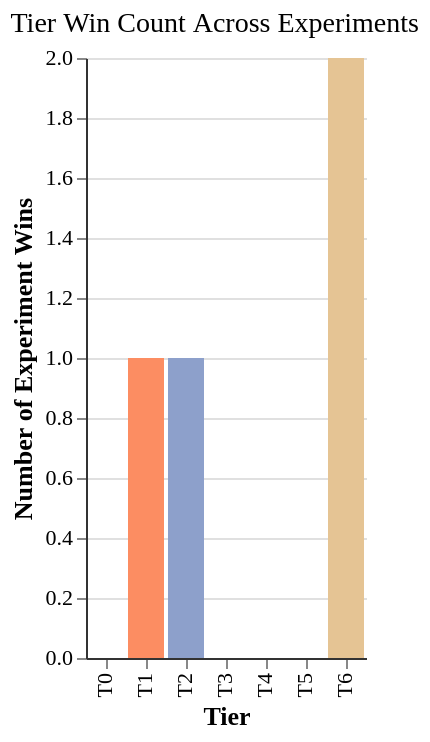

Vega-Lite specification stored for this chart:
### Vega-Lite specification from a JSON file in a GitHub repository (floating-point values rounded to 4 significant figures)
{"config": {"font": "serif", "axis": {"labelFontSize": 11, "titleFontSize": 13, "gridColor": "#e0e0e0", "domainColor": "#333333"}, "legend": {"labelFontSize": 11, "titleFontSize": 12}, "title": {"fontSize": 14, "anchor": "start", "fontWeight": "normal"}, "view": {"stroke": null, "continuousWidth": 400, "continuousHeight": 300}, "mark": {"tooltip": true}}, "data": {"name": "data-7551ba30627567b153d010533b1a844a"}, "mark": {"type": "bar"}, "encoding": {"color": {"field": "tier", "legend": null, "scale": {"domain": ["T0", "T1", "T2", "T3", "T4", "T5", "T6"], "range": ["#66c2a5", "#fc8d62", "#8da0cb", "#e78ac3", "#a6d854", "#ffd92f", "#e5c494"]}, "type": "ordinal"}, "tooltip": [{"field": "tier", "title": "Tier", "type": "ordinal"}, {"field": "wins", "title": "Wins", "type": "quantitative"}], "x": {"field": "tier", "sort": ["T0", "T1", "T2", "T3", "T4", "T5", "T6"], "title": "Tier", "type": "ordinal"}, "y": {"field": "wins", "title": "Number of Experiment Wins", "type": "quantitative"}}, "title": "Tier Win Count Across Experiments", "$schema": "https://vega.github.io/schema/vega-lite/v6.1.0.json", "datasets": {"data-7551ba30627567b153d010533b1a844a": [{"tier": "T0", "wins": 0}, {"tier": "T1", "wins": 1}, {"tier": "T2", "wins": 1}, {"tier": "T3", "wins": 0}, {"tier": "T4", "wins": 0}, {"tier": "T5", "wins": 0}, {"tier": "T6", "wins": 2}]}}
